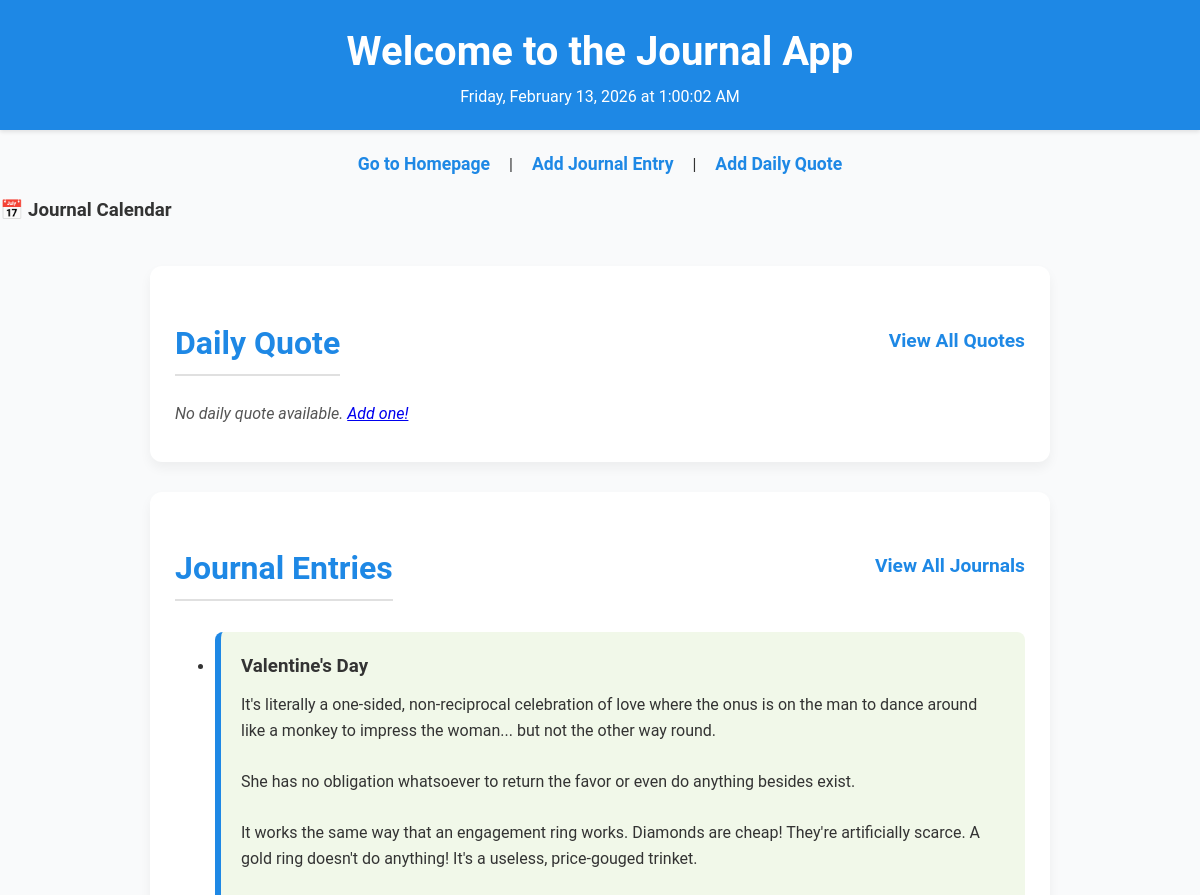
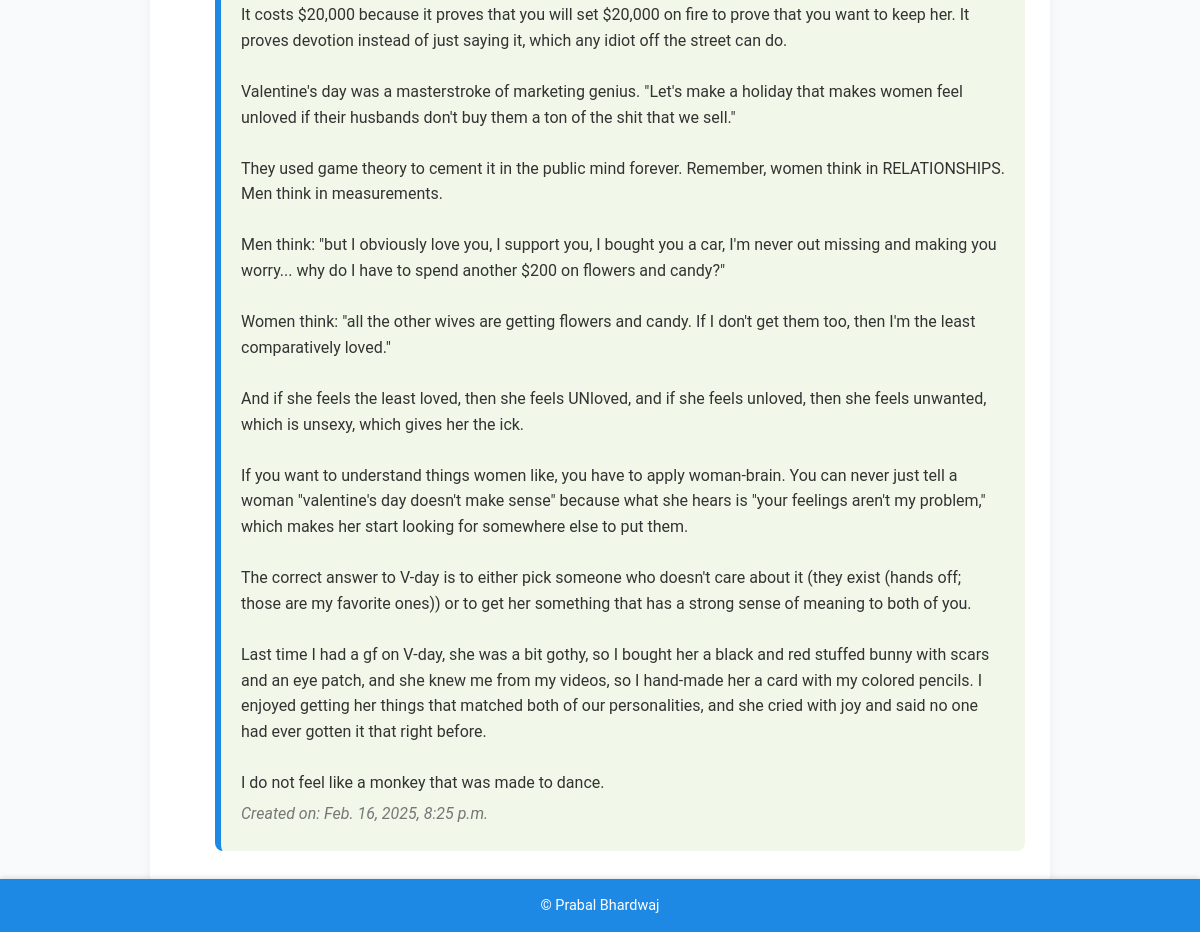
The page /add-quote/ on the database its author committed (2 pictures, top to bottom).
### Journalapp/models.py (models this page shows, shortened)
class Journal(models.Model):
    title = models.CharField(max_length=200)
    content = models.TextField()
    long_term_goal = models.BooleanField(default=False)
    due_date = models.DateField(null=True, blank=True)
    created_at = models.DateTimeField(auto_now_add=True)
    goal = models.ForeignKey(LongTermGoal, on_delete=models.CASCADE, related_name='journal_entries', null=True, blank=True)
    password = models.CharField(max_length=128, blank=True, null=True)
    mood = models.CharField(
        max_length=20,
        choices=Mood.choices,
        default=Mood.UNMARKED
    )
    category = models.CharField(
        max_length=30,
        choices=JournalCategory.choices,
        default=JournalCategory.UNMARKED
    )
    PRIORITY_CHOICES = [
        ('high', 'Urgent and Important'),
        ('medium', 'Not Urgent but Important'),
        ('low', 'Urgent but Not Important'),
        ('lowest', 'Not Urgent and Not Important')
    ]
    priority = models.CharField(max_length=10, choices=PRIORITY_CHOICES, default='low')

### Journalapp/views.py (the view)
# urls.py: path('', views.index, name='journal_home'),  # Homepage for the journal app
def index(request):
    journals = Journal.objects.all().order_by('-created_at')[:1]  # Get journals sorted by creation date
    today = now().date()  # Get today's date
    daily_quote = DailyQuote.objects.filter(date=today).first()  # Fetch today's daily quote
    return render(request, 'Journalapp/index.html', {'journals': journals, 'daily_quote': daily_quote})

### todoproject/templates/journalapp/index.html (shortened to what this page needs)
<!DOCTYPE html>
<html lang="en">
<head>
    <link href="https://cdn.jsdelivr.net/npm/fullcalendar@5.10.1/main.min.css" rel="stylesheet">
</head>
<body>
    <header>
        <h1>Welcome to the Journal App</h1>
        <div class="flex justify-between items-center mb-6">
        <div class="datetime text-xl text-gray-600 dark:text-gray-300 font-medium" id="currentDatetime"></div>
        </div>
    </header>
    <nav>
        <a href="{% url 'home' %}">Go to Homepage</a> |
        <a href="{% url 'add_journal' %}">Add Journal Entry</a> |
        <a href="{% url 'add_daily_quote' %}">Add Daily Quote</a>
    </nav>
    <div class="bg-white dark:bg-gray-800 rounded-lg shadow-lg p-6 mb-8">
        <h3 class="text-2xl font-semibold text-gray-800 dark:text-gray-100 mb-6 border-b-2 border-blue-500 pb-2">📅 Journal Calendar</h3>
    </div>
    <div class="container">
        <section class="daily-quote">
            <div class="inline-links">
                <h2>Daily Quote</h2>
                <a href="http://127.0.0.1:8000/journal/quotes/">View All Quotes</a>
            </div>
            {% if daily_quote %}
                <p>"<em>{{ daily_quote.quote }}</em>"</p>
                <p><strong>Date:</strong> {{ daily_quote.date }}</p>
            {% else %}
                <p>No daily quote available. <a href="{% url 'add_daily_quote' %}">Add one!</a></p>
            {% endif %}
        </section>
        <section class="journal-list">
            <div class="inline-links">
                <h2>Journal Entries</h2>
                <a href="http://127.0.0.1:8000/journal/journal-list/">View All Journals</a>
            </div>
            {% if journals %}
                <ul>
                    <li class="journal-entry">
                        <h3>{{ journals.0.title }}</h3>
                        <p>{{ journals.0.content | safe }}</p>
                        <p><em>Created on: {{ journals.0.created_at }}</em></p>
                    </li>
                </ul>
            {% else %}
                <p>No journal entries available. <a href="{% url 'add_journal' %}">Add one!</a></p>
            {% endif %}
        </section>
    </div>
    <footer>
        <p>&copy; Prabal Bhardwaj</p>
    </footer>
</body>
</html>

### todoproject/templates/journalapp/index.html (style rules this page uses)
body { font-family: 'Roboto', sans-serif; margin: 0; padding: 0; background-color: #f9fafb; color: #333; line-height: 1.6; }
header { background-color: #1e88e5; color: white; padding: 20px 0; text-align: center; box-shadow: 0 2px 4px rgba(0, 0, 0, 0.1); }
header h1 { margin: 0; font-size: 2.5rem; }
nav { text-align: center; margin-top: 20px; }
nav a { margin: 0 15px; color: #1e88e5; text-decoration: none; font-weight: bold; font-size: 1.1rem; transition: color 0.3s ease; }
.container { max-width: 900px; margin: 40px auto; padding: 0 20px; }
h2 { font-size: 2rem; color: #1e88e5; margin-bottom: 15px; border-bottom: 2px solid #e0e0e0; padding-bottom: 5px; }
.daily-quote, .journal-list { background-color: #ffffff; padding: 25px; margin-bottom: 30px; border-radius: 12px; box-shadow: 0 6px 12px rgba(0, 0, 0, 0.05); }
.daily-quote p { font-style: italic; color: #555; margin: 10px 0; }
.journal-entry { background-color: #f1f8e9; padding: 20px; margin-bottom: 15px; border-left: 6px solid #1e88e5; border-radius: 8px; transition: transform 0.3s ease, box-shadow 0.3s ease; }
.journal-entry h3 { margin: 0 0 10px; color: #333; }
.journal-entry p { margin: 5px 0; color: #555; }
.journal-entry em { color: #777; }
footer { text-align: center; padding: 15px 0; background-color: #1e88e5; color: white; font-size: 0.9rem; position: fixed; width: 100%; bottom: 0; box-shadow: 0 -2px 4px rgba(0, 0, 0, 0.1); }
footer p { margin: 0; }
.inline-links { display: flex; justify-content: space-between; align-items: center; font-size: 1.2rem; }
.inline-links a { color: #1e88e5; text-decoration: none; font-weight: bold; transition: color 0.3s ease; }

### rows shown on the page
Journal: title "Valentine's Day", content "It's literally a one-sided, non-reciprocal celebration of love where the onus is on the man to dance around like a monkey to impress the woman... but not the other way round. She has no obligation whatsoever to return the favor or even do anything besides exist. It works the same way that an engagement ring works. Diamonds are cheap! They're artificially scarce. A gold ring doesn't do anything! It's a useless, price-gouged trinket. It costs $20,000 because it proves that you will set $20,000 on fire to prove that you want to keep her. It proves devotion instead of just saying it, which any idiot off the street can do. Valentine's day was a masterstroke of marketing genius. \"Let's make a…", created_at "Feb. 16, 2025, 8:25 p.m."
